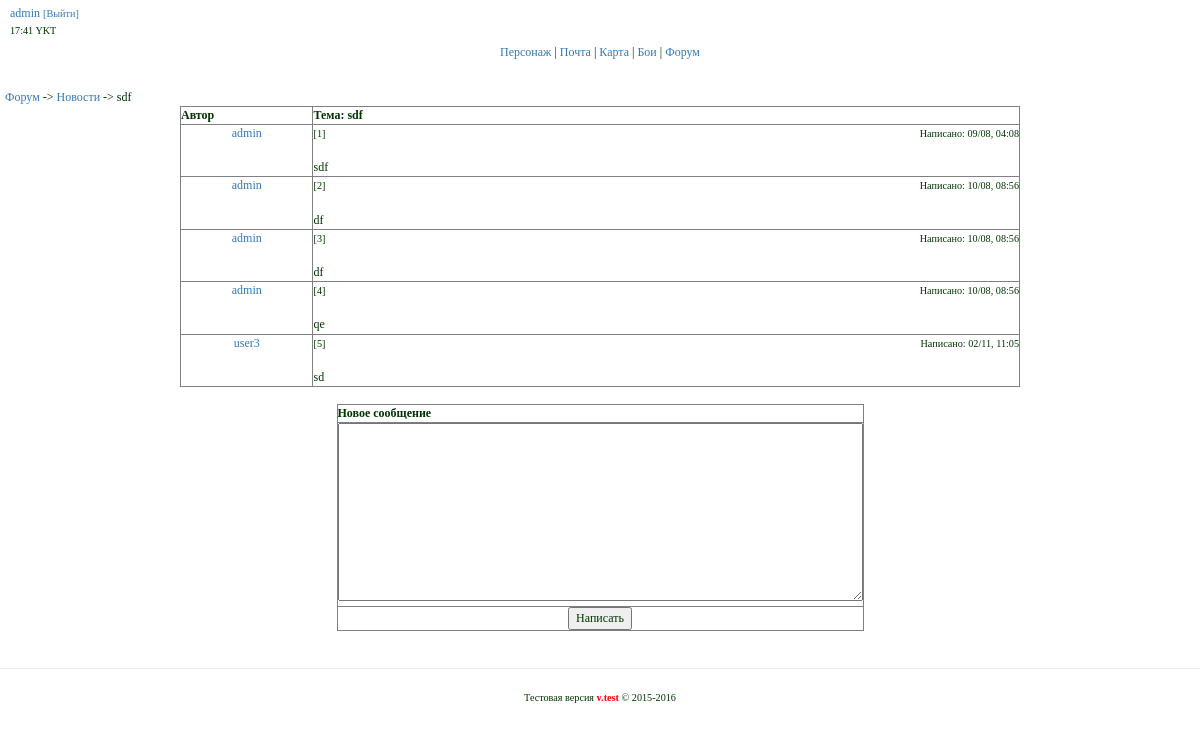
The page /forum/message?fid=1&tid=97 (signed in) on the database its author committed.
### tables this page shows
CREATE TABLE IF NOT EXISTS `section` (
  `id` int(11) unsigned NOT NULL AUTO_INCREMENT,
  `title` varchar(255) NOT NULL,
  `group` varchar(255) NOT NULL,
  PRIMARY KEY (`id`)
);

CREATE TABLE IF NOT EXISTS `threads` (
  `id` int(11) NOT NULL AUTO_INCREMENT,
  `mid` int(11) NOT NULL,
  `fid` int(11) NOT NULL,
  `type` enum('topic','reply','','') NOT NULL,
  `title` varchar(256) NOT NULL,
  `text` text NOT NULL,
  `user` varchar(256) NOT NULL,
  `user_id` int(11) NOT NULL,
  `date` text NOT NULL,
  PRIMARY KEY (`id`)
);

### app/core/viewClass.php (called while the page is built)
<?php
class View {
    public function render($title,$content,$template,$data=null,$data2=null,$data3=null) {
        include 'app/views/'.$template;
    }
}

### app/start.php (called while the page is built, shortened)
<?php
require_once 'core/viewClass.php';
require_once 'core/modelClass.php';
Router::run();

### index.php (called while the page is built, shortened)
<?php
require_once 'app/start.php';

### app/core/modelClass.php (called while the page is built, shortened)
<?php
class Model {
    public $mysqli;
    public function __construct() {
        $this->mysqli = new mysqli(Config::DBHOST,Config::DBUSER,Config::DBPASS,Config::DBNAME);
        $this->mysqli->query("SET NAMES 'utf8'");
    }
    public function query($query) {
        return $this->mysqli->query($query);
    }
    public function select($query) {
        $res = $this->query($query);
        $ret = [];
        while($row = mysqli_fetch_assoc($res)) {
            $ret[] = $row;
        }
        return $ret;
    }
}

### app/models/modelForum.php (called while the page is built, shortened)
<?php
class ModelForum extends Model {
    public function getThreadByID($fid,$tid) {
        $sql = "SELECT * FROM `threads` WHERE `id` = '$tid' OR `mid` = '$tid'";
		return $this->select($sql);
    }
	public function getForumByID($id) {
        return $this->select("SELECT * FROM `section` WHERE `id` = '$id'");
    }
}

### app/views/forum/messageId.php (the view, shortened to what this page needs)
<div class="nav">
    <a href="/forum/">Форум</a> ->
	<a href="/forum/section?id=<?=$data2[0]['id']?>"><?=$data2[0]['title']?></a> ->
	<?=$data[0]['title']?>
</div>
<table border="1" width="70%" align="center">
    <tr align="left">
        <th width="15%">Автор</th>
        <th width="80%">Тема: <?=$data[0]['title']?></th>
    </tr>
    <?php $n = 0 ;?>
    <?php foreach($data as $message): ;?>
        <?php $n++ ;?>
        <tr>
            <td valign="top" align="center">
                <p>
                    <a href="/user/info?id=<?=$message['user_id']?>"><?=$message['user']?></a>
                </p>
            </td>
            <td>
                <table width="100%">
                    <tr>
                        <td align="left"><small>[<?=$n?>]</small></td>
                        <td align="right"><small>Написано: <?=$message['date']?></small></td>
                    </tr>
                </table>
                <br>
                <?=nl2br(htmlentities($message['text']))?>
            </td>
        </tr>
    <?php endforeach ;?>
</table>
<br>
<?php
if(isset($_COOKIE['login'])){
    ?>
    <form action="/forum/postMessage/" method="post" name="mess">
        <table border="1" width="30%" align="center" >
            <tr>
                <th align="center">Новое сообщение</th>
            </tr>
            <tr>
                <td align="center"><textarea name="text" cols="72" rows="10" required></textarea></td>
            </tr>
            <tr>
                <td align="center"><input type="submit" value="Написать"></td>
            </tr>
        </table>
    </form>
<?php
}
?>

### css/style.css (style rules this page uses)
div { margin: 5px; }
body { FONT-SIZE: 9pt; COLOR: #003300; FONT-FAMILY: verdana,geneva,arial cyr; }

### rows shown on the page
section: title "Новости"
threads: title "sdf", user "admin", date "09/08, 04:08", text "sdf"
threads: user "admin", date "10/08, 08:56", text "df"
threads: user "admin", date "10/08, 08:56", text "df"
threads: user "admin", date "10/08, 08:56", text "qe"
threads: user "user3", date "02/11, 11:05", text "sd"

### other values the page prints
$_COOKIE['login'] "admin"
